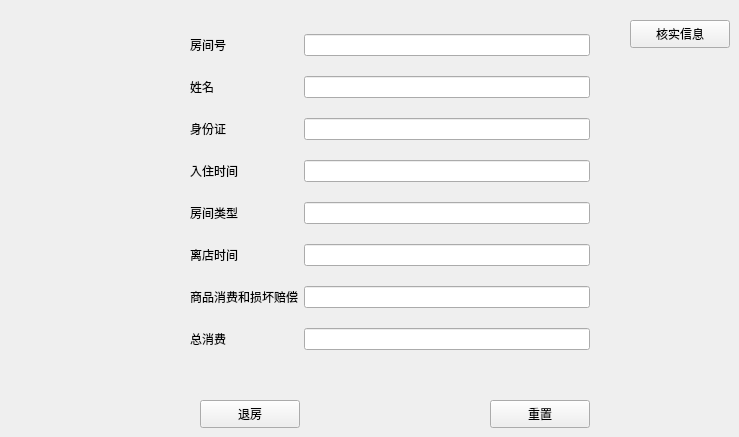
     <widget class="QWidget" name="tab_4">
      <property name="styleSheet">
       <string notr="true"/>
      </property>
      <attribute name="title">
       <string>退房</string>
      </attribute>
      <widget class="QPushButton" name="btnDCheckOut">
       <property name="geometry">
        <rect>
         <x>200</x>
         <y>400</y>
         <width>100</width>
         <height>28</height>
        </rect>
       </property>
       <property name="text">
        <string>退房</string>
       </property>
      </widget>
      <widget class="QPushButton" name="btnDClear">
       <property name="geometry">
        <rect>
         <x>490</x>
         <y>400</y>
         <width>100</width>
         <height>28</height>
        </rect>
       </property>
       <property name="text">
        <string>重置</string>
       </property>
      </widget>
      <widget class="QPushButton" name="btnDVerify">
       <property name="geometry">
        <rect>
         <x>630</x>
         <y>20</y>
         <width>100</width>
         <height>28</height>
        </rect>
       </property>
       <property name="text">
        <string>核实信息</string>
       </property>
      </widget>
      <widget class="QWidget" name="widget_6" native="true">
       <property name="geometry">
        <rect>
         <x>190</x>
         <y>20</y>
         <width>400</width>
         <height>350</height>
        </rect>
       </property>
       <property name="styleSheet">
        <string notr="true"/>
       </property>
       <layout class="QGridLayout" name="gridLayout_4">
        <item row="0" column="3">
         <widget class="QLineEdit" name="letDRoomNumber"/>
        </item>
        <item row="2" column="3">
         <widget class="QLineEdit" name="letDIDNumber"/>
        </item>
        <item row="6" column="0" colspan="2">
         <widget class="QLabel" name="label_20">
          <property name="text">
           <string>商品消费和损坏赔偿</string>
          </property>
         </widget>
        </item>
        <item row="5" column="0" colspan="2">
         <widget class="QLabel" name="label_19">
          <property name="text">
           <string>离店时间</string>
          </property>
         </widget>
        </item>
        <item row="1" column="3">
         <widget class="QLineEdit" name="letDName"/>
        </item>
        <item row="4" column="3">
         <widget class="QLineEdit" name="letDRoomType"/>
        </item>
        <item row="3" column="3">
         <widget class="QLineEdit" name="letDArrival"/>
        </item>
        <item row="7" column="0" colspan="2">
         <widget class="QLabel" name="label_21">
          <property name="text">
           <string>总消费</string>
          </property>
         </widget>
        </item>
        <item row="2" column="0" colspan="2">
         <widget class="QLabel" name="label_17">
          <property name="text">
           <string>身份证</string>
          </property>
         </widget>
        </item>
        <item row="1" column="0" colspan="2">
         <widget class="QLabel" name="label_10">
          <property name="text">
           <string>姓名</string>
          </property>
         </widget>
        </item>
        <item row="0" column="0" colspan="2">
         <widget class="QLabel" name="label_9">
          <property name="text">
           <string>房间号</string>
          </property>
         </widget>
        </item>
        <item row="3" column="0" colspan="2">
         <widget class="QLabel" name="label_18">
          <property name="text">
           <string>入住时间</string>
          </property>
         </widget>
        </item>
        <item row="5" column="3">
         <widget class="QLineEdit" name="letDDeparture"/>
        </item>
        <item row="6" column="3">
         <widget class="QLineEdit" name="letDOtherConsume"/>
        </item>
        <item row="7" column="3">
         <widget class="QLineEdit" name="letDConsume"/>
        </item>
        <item row="4" column="0" colspan="2">
         <widget class="QLabel" name="label_22">
          <property name="text">
           <string>房间类型</string>
          </property>
         </widget>
        </item>
       </layout>
      </widget>
     </widget>
